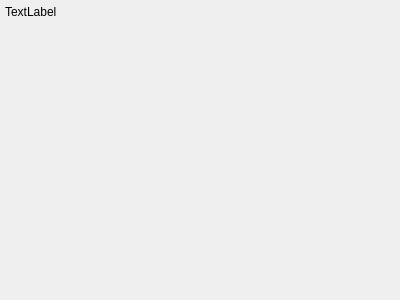
<?xml version="1.0" encoding="UTF-8"?>
<ui version="4.0">
 <class>PropertiesWindow</class>
 <widget class="QWidget" name="PropertiesWindow">
  <property name="geometry">
   <rect>
    <x>0</x>
    <y>0</y>
    <width>400</width>
    <height>300</height>
   </rect>
  </property>
  <property name="windowTitle">
   <string>Molecule Properties</string>
  </property>
  <layout class="QVBoxLayout" name="verticalLayout" stretch="0">
   <property name="leftMargin">
    <number>1</number>
   </property>
   <property name="topMargin">
    <number>1</number>
   </property>
   <property name="rightMargin">
    <number>1</number>
   </property>
   <property name="bottomMargin">
    <number>1</number>
   </property>
   <item>
    <widget class="QScrollArea" name="scrollArea">
     <property name="frameShape">
      <enum>QFrame::NoFrame</enum>
     </property>
     <property name="widgetResizable">
      <bool>true</bool>
     </property>
     <widget class="QWidget" name="scrollAreaWidgetContents">
      <property name="geometry">
       <rect>
        <x>0</x>
        <y>0</y>
        <width>398</width>
        <height>298</height>
       </rect>
      </property>
      <layout class="QVBoxLayout" name="verticalLayout_2">
       <property name="spacing">
        <number>4</number>
       </property>
       <property name="leftMargin">
        <number>4</number>
       </property>
       <property name="topMargin">
        <number>4</number>
       </property>
       <property name="rightMargin">
        <number>4</number>
       </property>
       <property name="bottomMargin">
        <number>4</number>
       </property>
       <item>
        <widget class="QLabel" name="label">
         <property name="sizePolicy">
          <sizepolicy hsizetype="Expanding" vsizetype="Expanding">
           <horstretch>0</horstretch>
           <verstretch>0</verstretch>
          </sizepolicy>
         </property>
         <property name="text">
          <string>TextLabel</string>
         </property>
         <property name="alignment">
          <set>Qt::AlignLeading|Qt::AlignLeft|Qt::AlignTop</set>
         </property>
         <property name="textInteractionFlags">
          <set>Qt::LinksAccessibleByMouse|Qt::TextSelectableByMouse</set>
         </property>
        </widget>
       </item>
      </layout>
     </widget>
    </widget>
   </item>
  </layout>
 </widget>
 <resources/>
 <connections/>
</ui>
